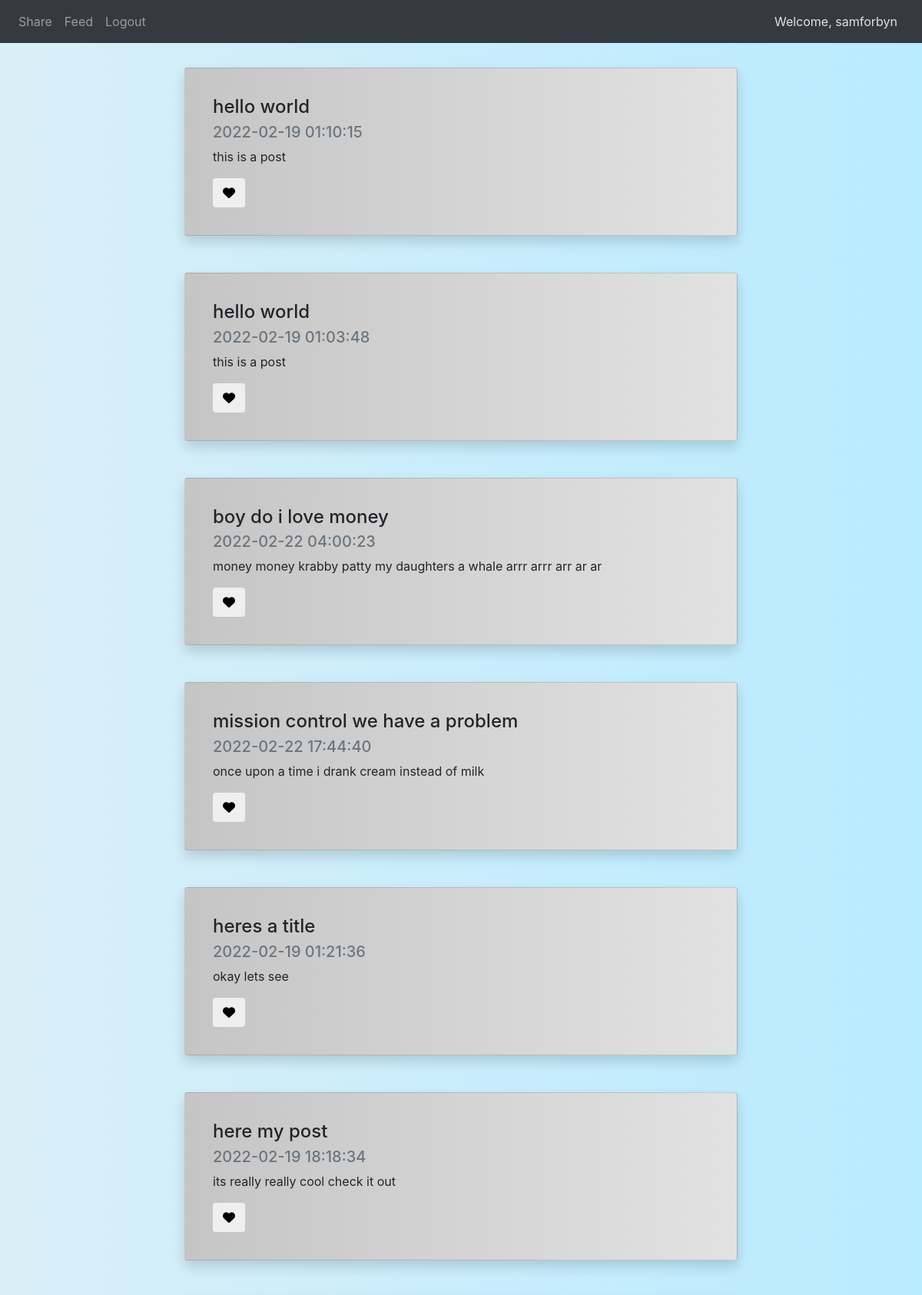
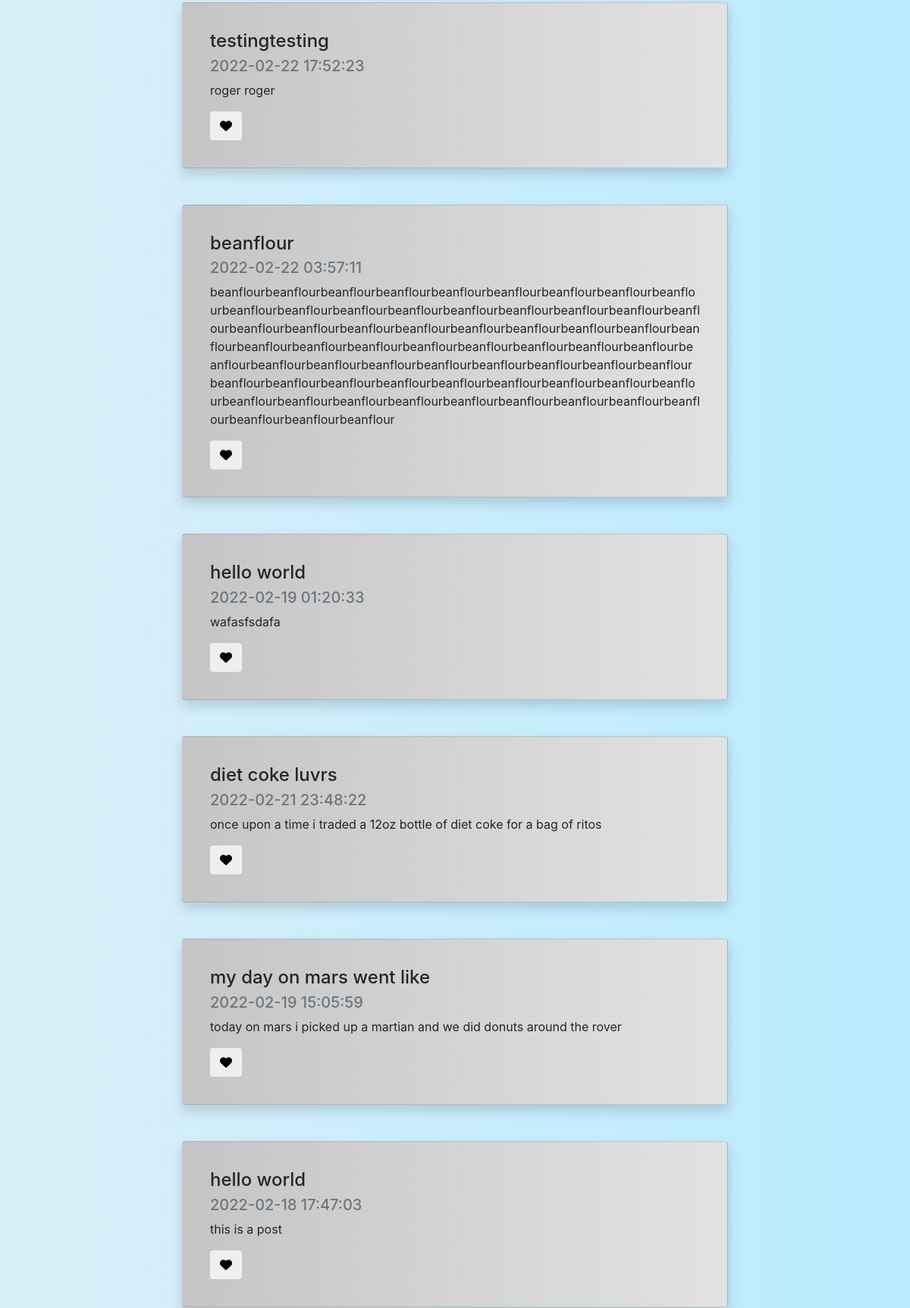
Page /feed (signed in, upper part) on the committed database (2 pictures, top to bottom).
### website/models.py (models this page shows, shortened)
class Users(db.Model, UserMixin):
    user_id = db.Column(db.Integer, primary_key=True, autoincrement=True, nullable=False)
    first_name = db.Column(db.String(175), nullable=False)
    last_name = db.Column(db.String(175), nullable=False)
    email = db.Column(db.String(175), unique=True, nullable=False)
    username = db.Column(db.String(175), unique=True, nullable=False)
    password = db.Column(db.String(512), nullable=False)

class Posts(db.Model):
    post_id = db.Column(db.Integer, primary_key=True, autoincrement=True)
    post_title = db.Column(db.String(175))
    post_content = db.Column(db.String(10000))
    post_image = db.Column(db.LargeBinary)
    post_date = db.Column(db.DateTime(timezone=True), default = func.now())
    post_author = db.Column(db.Integer, db.ForeignKey('users.user_id'))

### website/views.py (the view, shortened to what this page needs)
@views.route('/feed', methods=['GET', 'POST'])
@login_required
def feed():
    all_posts = db.session.query(Posts).all()
    def shuffle_filter(posts):
        try:
            result = list(posts)
            random.shuffle(result)
            return result
        except:
            return posts
    shuffled = shuffle_filter(all_posts)
    return render_template('feed.html', user=current_user, all_posts=shuffled)

### website/__init__.py (called while the page is built)
def create_app():
    app = Flask(__name__)
    app.config['SECRET_KEY'] = SECRET_KEY
    app.config['SQLALCHEMY_DATABASE_URI'] = f'sqlite:///{DB_NAME}'
    app.config['SQLALCHEMY_TRACK_MODIFICATIONS'] = False
    db.init_app(app)
    from .views import views
    from .auth import auth
    app.register_blueprint(views, url_prefix='/')
    app.register_blueprint(auth, url_prefix='/')
    from .models import Users, Posts, Favorites
    create_database(app)
    login_manager = LoginManager()
    login_manager.login_view = 'auth.login'
    login_manager.init_app(app)
    @login_manager.user_loader
    def load_user(id):
        return Users.query.get(int(id))
    return app

### website/templates/feed.html (shortened to what this page needs)
{% extends 'base.html'%}
{% block style%}
<link rel="stylesheet" href="static/feed_css.css">
{% endblock %}
{% block body%}
    {% for post in all_posts %}
    <div align="center">
        <div class="card shadow p-3 mb-5 bg-white rounded postBG">
            <div class="card-body" align="left">
                <h4 class="card-title">{{ post.post_title }}</h4>
                <h5 class="card-subtitle mb-2 text-muted">{{ post.post_date }}</h5>
                <p class="card-text">{{ post.post_content }}</p>
                <form method="post">
                    <button name="favbtn" value = {{ post.post_id }} class="btn btn-white btn-xs"><i class="fa-solid fa-heart"></i></button>
                </form>
            </div>
        </div>
    </div>
    {% endfor %}
{% endblock %}

### website/templates/base.html (shortened to what this page needs)
<!DOCTYPE html>
<html lang="en">
<head>
    <link rel="stylesheet" href="https://stackpath.bootstrapcdn.com/bootstrap/4.1.3/css/bootstrap.min.css">
    <link rel="stylesheet" href="https://cdnjs.cloudflare.com/ajax/libs/font-awesome/6.0.0/css/all.min.css" />    <link rel="icon" type="image/x-icon" href="static/seqretsnak3.png">
    <link rel="stylesheet" href="static/base_css.css">
    {% block style%}
    {% endblock %}
</head>
<body>
    <nav class = "navbar navbar-expand-lg navbar-dark bg-dark">
        <div class ="collapse navbar-collapse" id="navbar">
            <div class ="navbar-nav">
                {% if user.is_authenticated %}
                <a id = "home" href={{ url_for('views.home') }} class="nav-item nav-link">Share</a>
                <a id = "home" href={{ url_for('views.feed') }} class="nav-item nav-link">Feed</a>
                <a id = "logout" href={{ url_for('auth.logout') }} class="nav-item nav-link">Logout</a>
                {% else %}
                <a id = "login" href={{ url_for('auth.login') }} class="nav-item nav-link">Login</a>
                <a id = "signUp" href={{ url_for('auth.sign_up') }} class="nav-item nav-link">Sign Up</a>
                {% endif %}
            </div>
        </div>
        {% if user.is_authenticated %}
        <a id="welcome" class="nav-item nav-link ml-auto" href={{ url_for('auth.profile') }}>Welcome, {{ user.username }}</a>
        {% endif %}
    </nav>
    <div class="container">
        {% block body%}
        {%endblock%}
    </div>
</body>
</html>

### website/static/base_css.css (style rules this page uses)
body { background-image: linear-gradient(to right,#d9eff8, #b9ebff); }
#welcome { color: #e2e2e2; }

### website/static/feed_css.css (style rules this page uses)
body { background-image: linear-gradient(to right,#d9eff8, #b9ebff); }
.postBG { background-image: linear-gradient(to left,#e2e2e2, #c5c5c5); margin-top: 2rem; margin-bottom: 1rem; width: 60vw; }
#welcome { color: #e2e2e2; }

### rows in the picture
Users: username "samforbyn"
Posts: post_title "hello world", post_date "2022-02-19 01:10:15", post_content "this is a post", {{ post.post_id }} 4 (drawn)
Posts: post_title "hello world", post_date "2022-02-19 01:03:48", post_content "this is a post", {{ post.post_id }} 3 (drawn)
Posts: post_title "boy do i love money", post_date "2022-02-22 04:00:23", post_content "money money krabby patty my daughters a whale arrr arrr arr ar ar", {{ post.post_id }} 14 (drawn)
Posts: post_title "mission control we have a problem", post_date "2022-02-22 17:44:40", post_content "once upon a time i drank cream instead of milk", {{ post.post_id }} 15 (drawn)
Posts: post_title "heres a title", post_date "2022-02-19 01:21:36", post_content "okay lets see", {{ post.post_id }} 8 (drawn)
Posts: post_title "here my post", post_date "2022-02-19 18:18:34", post_content "its really really cool check it out", {{ post.post_id }} 10 (drawn)
Posts: post_title "testingtesting", post_date "2022-02-22 17:52:23", post_content "roger roger", {{ post.post_id }} 16 (drawn)
Posts: post_title "beanflour", post_date "2022-02-22 03:57:11", post_content "beanflourbeanflourbeanflourbeanflourbeanflourbeanflourbeanflourbeanflourbeanflourbeanflourbeanflourbeanflourbeanflourbeanflourbeanflourbeanflourbeanflourbeanflourbeanflourbeanflourbeanflourbeanflourbeanflourbeanflourbeanflourbeanflourbeanflourbeanflourbeanflourbeanflourbeanflourbeanflourbeanflourbeanflourbeanflourbeanflourbeanflourbeanflourbeanflourbeanflourbeanflourbeanflourbeanflourbeanflourbeanflourbeanflourbeanflourbeanflourbeanflourbeanflourbeanflourbeanflourbeanflourbeanflourbeanflourbeanflourbeanflourbeanflourbeanflourbeanflourbeanflourbeanflourbeanflourbeanflourbeanflour", {{ post.post_id }} 13 (drawn)
Posts: post_title "hello world", post_date "2022-02-19 01:20:33", post_content "wafasfsdafa", {{ post.post_id }} 6 (drawn)
Posts: post_title "diet coke luvrs", post_date "2022-02-21 23:48:22", post_content "once upon a time i traded a 12oz bottle of diet coke for a bag of ritos", {{ post.post_id }} 12 (drawn)
Posts: post_title "my day on mars went like", post_date "2022-02-19 15:05:59", post_content "today on mars i picked up a martian and we did donuts around the rover", {{ post.post_id }} 9 (drawn)
Posts: post_title "hello world", post_date "2022-02-18 17:47:03", post_content "this is a post", {{ post.post_id }} 2 (drawn)
